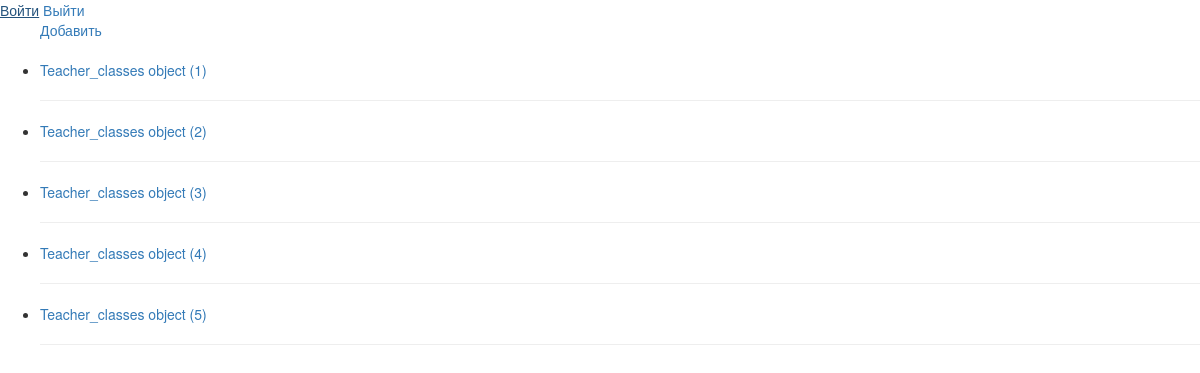
/Teacher_classes/read/ (signed in), run on the app's committed database.
### MainApp/viewsGenerator.py (the view)
    @method_decorator(notLoggedUsers, name="dispatch")
    class CreatedViewType(BaseViewType):
        def __init__(self):
            self.model = model
            self.fields = list(getAllFields(model))
            self.success_url = success
            self.template_name = self.getTemplatePath()
        def getTemplateDir(self, model):
            dirName = f"{model.__name__[0].lower()}{model.__name__[1:]}/"
            dirName = dirName if os.path.isfile(f"{os.getcwd()}/MainApp/templates/{dirName}/{operationName}.html") else ""
            return dirName if os.path.isdir(f"{os.getcwd()}/MainApp/templates/{dirName}") else ""
        def getTemplatePath(self):
            return f"{self.getTemplateDir(self.model)}{operationName}.html"

### MainApp/helper.py (called while the page is built)
def notLoggedUsers(view_func):
    def wrapper_func(request, *args, **kwargs):
        if not request.user.is_authenticated:
            return redirect('/accounts/login/')
        else:
            return view_func(request, *args, **kwargs)
    return wrapper_func

def getAllFields(model):
    for i in list(model.__dict__.keys()):
        if not (i.count("id") or
                i.count("objects") or
                i.count('DoesNotExist') or
                i.count('MultipleObjectsReturned') or
                i.count("_")):
            yield i

### MainApp/viewsGenerator.py (called while the page is built)
def createViewType(model: models.Model, BaseViewType, operationName, success="successful.html"):
    @method_decorator(notLoggedUsers, name="dispatch")
    class CreatedViewType(BaseViewType):
        def __init__(self):
            self.model = model
            self.fields = list(getAllFields(model))
            self.success_url = success
            self.template_name = self.getTemplatePath()
        def getTemplateDir(self, model):
            dirName = f"{model.__name__[0].lower()}{model.__name__[1:]}/"
            dirName = dirName if os.path.isfile(f"{os.getcwd()}/MainApp/templates/{dirName}/{operationName}.html") else ""
            return dirName if os.path.isdir(f"{os.getcwd()}/MainApp/templates/{dirName}") else ""
        def getTemplatePath(self):
            return f"{self.getTemplateDir(self.model)}{operationName}.html"
    return CreatedViewType

### MainApp/templates/read.html
{% extends 'base.html' %}
{% block content %}
<ul>
	<a href="../create/">Добавить</a>
	<br/>
	<br/>
	{% for object in object_list %}
	<li> <a href="../{{object.id}}/update/"> {{object}} </a> </li>
	<hr/>
	{% empty %}
	<li>No objects yet.</li>
	{% endfor %}
</ul>
{% endblock %}

### data on the page
MainApp_teacher_classes: id "Teacher_classes object (1)"
MainApp_teacher_classes: id "Teacher_classes object (2)"
MainApp_teacher_classes: id "Teacher_classes object (3)"
MainApp_teacher_classes: id "Teacher_classes object (4)"
MainApp_teacher_classes: id "Teacher_classes object (5)"
